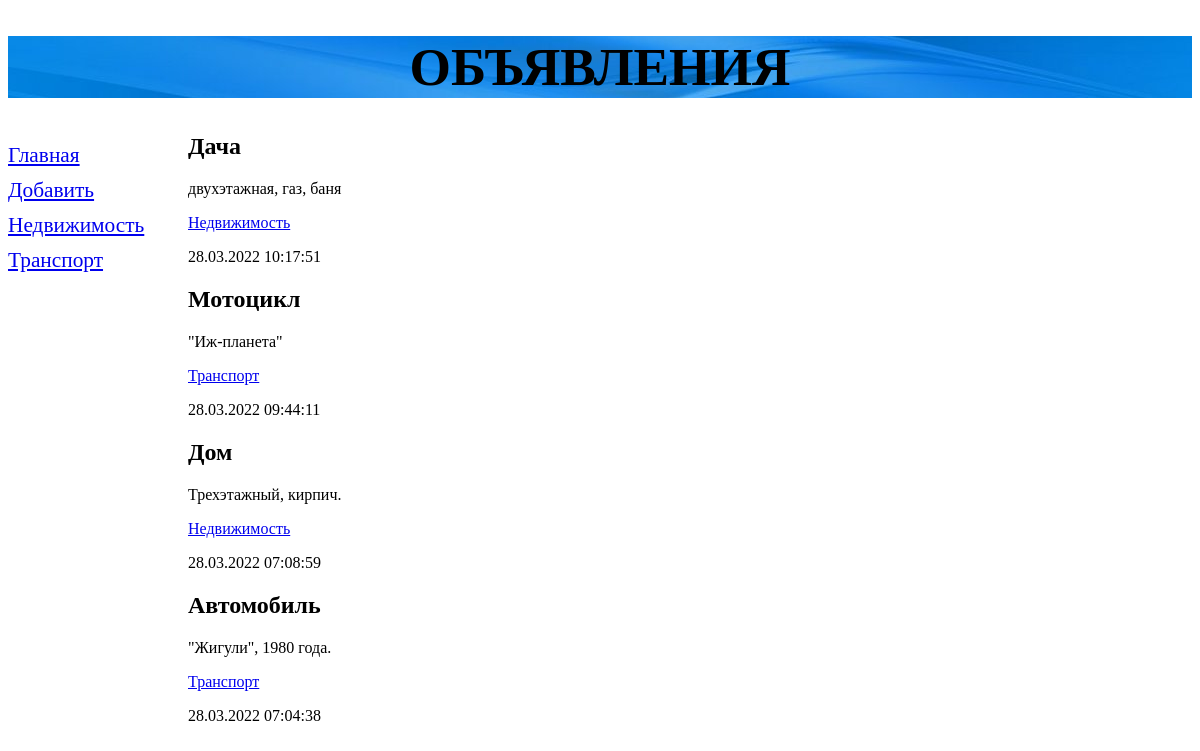
The app's page /, older data.
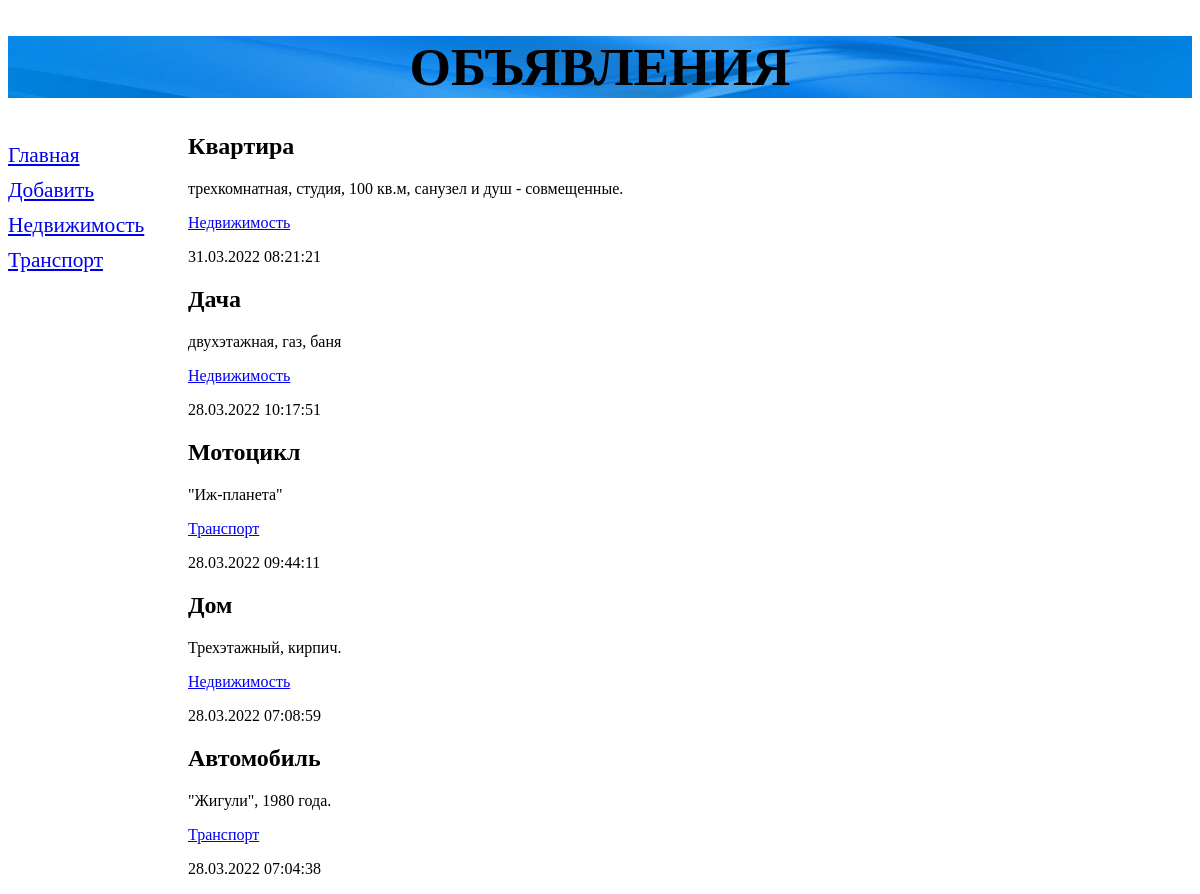
The same page, newer data.
### bboard/models.py (models this page shows, shortened)
class Rubric(models.Model):
    name = models.CharField(max_length=20, db_index=True, verbose_name='Название')
    class Meta:
        verbose_name_plural = "Рубрики"
        verbose_name        = "Рубрика"
        ordering            = ['name']

class Bb(models.Model):
    title       = models.CharField(max_length=50, verbose_name='Товар')
    content     = models.TextField(null=True, blank=True, verbose_name='Описание')
    price       = models.FloatField(null=True, blank=True, verbose_name='Цена')
    published   = models.DateTimeField(auto_now_add=True, db_index=True, verbose_name='Опубликовано')
    rubric      = models.ForeignKey('Rubric', null=True, verbose_name='Рубрика', on_delete=models.PROTECT)
    class Meta:
        verbose_name_plural = "Объявления"
        verbose_name        = "Объявление"
        ordering            = ['-published']

### bboard/views.py (the view)
# urls.py: path('', views.index, name='index'),
def index(request):
    bbs     = Bb.objects.all()
    rubrics = Rubric.objects.all()
    context = {
        'bbs': bbs,
        'rubrics': rubrics,
    }
    return render(request, 'bboard/index.html', context=context)

### bboard/templates/bboard/index.html
{% extends 'layout/basic.html' %}
{% block content %}
    {% for bb in bbs %}
        <div>
            <h2>{{ bb.title }}</h2>
            <p>{{ bb.content }}</p>
            <p><a href="{% url 'by_rubric' bb.rubric.pk %}/">
                {{ bb.rubric.name }}</a></p>
            <p>{{ bb.published|date:"d.m.Y H:i:s" }}</p>
        </div>
    {% endfor %}
{% endblock content %}

### bboard/templates/layout/basic.html (shortened to what this page needs)
{% load static %}
<!DOCTYPE html>
<html>
    <head>
        <link rel="stylesheet" type="text/css" href="{% static 'bboard/style.css' %}">
    </head>
    <body>
        <header>
            <h1>Объявления</h1>
        </header>
        <nav>
            <a href="{% url 'index' %}">Главная</a>
            <a href="{% url 'add' %}">Добавить</a>
            {% for rubric in rubrics %}
                <a href="{% url 'by_rubric' rubric.pk %}">
                    {{ rubric.name }}
                </a>
            {% endfor %}
        </nav>
        <section>
            {% block content %}
            {% endblock content %}
        </section>
    </body>
</html>

Row changes from the older to the newer data that the page shows:
added Bb: title "Квартира", content "трехкомнатная, студия, 100 кв.м, санузел и душ - совмещенные.", rubric.name "Недвижимость", published "31.03.2022 08:21:21"
